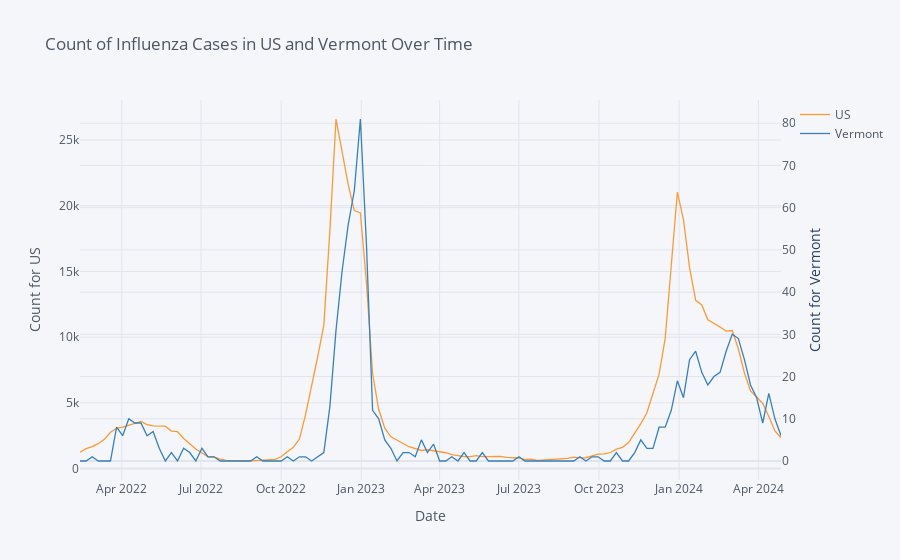

Notebook code cell kept with this figure:
### Code cell
#Use of second y axis for Vermont data
US_VT_df.iplot(xTitle = "Date", yTitle = "Count for US", title = "Count of Influenza Cases in US and Vermont Over Time", secondary_y = "Vermont", secondary_y_title = "Count for Vermont")
